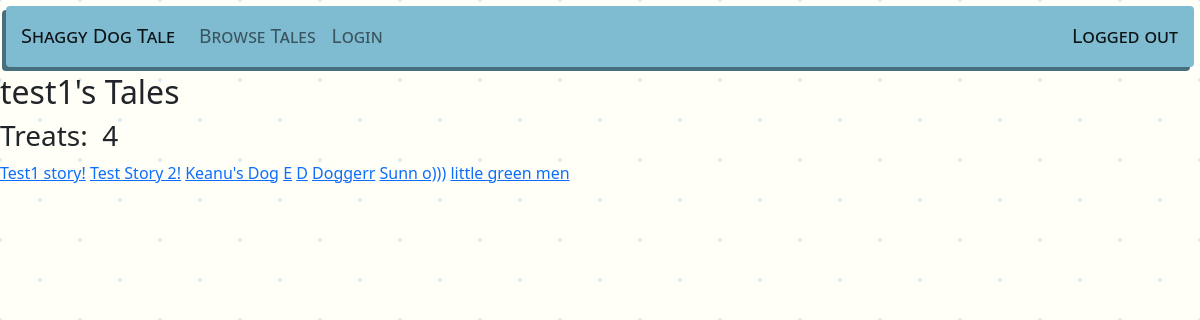
Page /shaggydogtale/contributed/2 on the committed database.
### shaggydogtale/models.py (models this page shows, shortened)
class Contribution(models.Model):
    user = models.ForeignKey(User, related_name='contributions', on_delete=models.CASCADE)
    story = models.ForeignKey(Story, related_name='contributions', on_delete=models.CASCADE)
    section = models.CharField(max_length=1) # b = beginning, m = middle, e = end

class Story(models.Model):
    title = models.CharField(max_length=100)
    beginning = models.TextField(max_length=2000)
    middle = models.TextField(max_length=2000)
    end = models.TextField(max_length=2000)

### shaggydogtale/views.py (the view)
# urls.py: path('contributed', views.Contributed, name="contributed"),
def Contributed(request, user_id=None):
    title = None
    if user_id == None:
        contributions = Contribution.objects.filter(user = request.user)
        title = 'Your Tales'
    else:
        user = User.objects.get(id=user_id)
        contributions = Contribution.objects.filter(user = user)
        title = f'{user.username}\'s Tales'
    rating = 0
    for contribution in contributions.all():
        for vote in contribution.story.votes.all():
            rating += vote.vote
    context = {
        'title': title,
        'contributions': contributions,
        'rating': rating
    }
    return render(request, 'shaggydogtale/contributed.html', context)

### shaggydogtale/templates/shaggydogtale/contributed.html
{% extends 'shaggydogtale/base.html' %}
{% block body %}
<h2>{{title}}</h2>
<h3>Treats:&nbsp;<img src="https://cdn-icons-png.flaticon.com/512/5793/5793514.png" alt="" width="25px"> {{rating}}</h3>
    {% for contribution in contributions %}
        <a href="{% url 'shaggydogtale:view' contribution.story.id %}">{{contribution.story.title}}</a>
    {% endfor %}
{% endblock body %}

### shaggydogtale/static/shaggydogtale/style.css (style rules this page uses)
.background { background-color: #fffff7; opacity: 1; background-image: radial-gradient(#dbedf4 2px, transparent 2px), radial-gradient(#dbedf4 2px, #fffff7 2px); background-size: 80px 80px; background-position: 0 0,40px 40px; }

### rows in the picture
Contribution: story "Test1 story!"
Contribution: story "Test Story 2!"
Contribution: story "Keanu's Dog"
Contribution: story "E"
Contribution: story "D"
Contribution: story "Doggerr"
Contribution: story "Sunn o)))"
Contribution: story "little green men"

### other values in the picture
{{ title }} "test1's Tales"
{{ rating }} "4"
